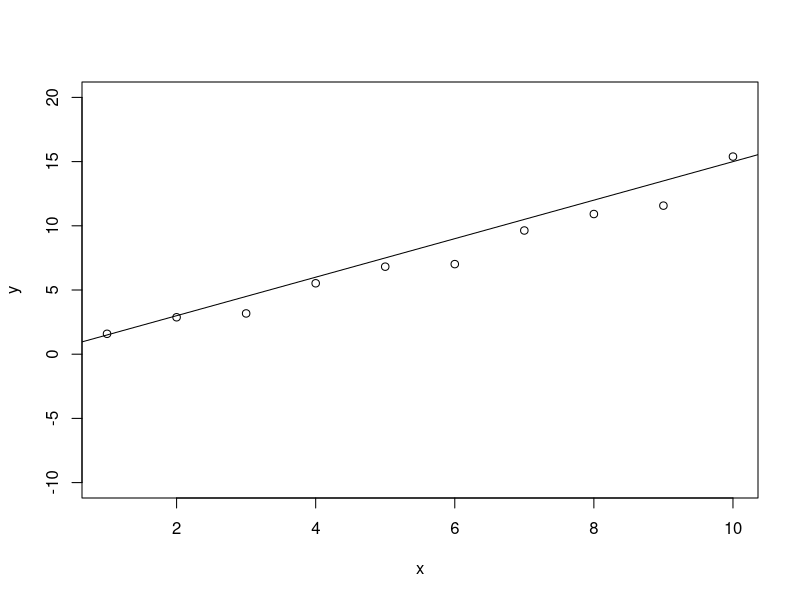

R code for this plot: (Note: this script raises an error after producing the figure.)
df <- as.data.frame(matrix(data=NA, nrow=10, ncol=2))

x=1:10
a=1.5
b=0
y=a*x+b+runif(length(x), -2,2)  

plot(x,y, ylim = c(-10,20))
abline(b,a)

slutcond <- 10
runcond <- 100000
counter <- 0

while(slutcond < runcond) {
  counter = counter+1
  runcond = runcond-1
  print(paste(runcond, "iter:", counter))
}

# hej med dig

# Startværdier
a0 <- 0
b0 <- 0
increment <- 0.15  # Ønsket inkrement for a
max_iter <- 10     # Antal iterationer
distances <- numeric(max_iter + 1)  # Gem distancer her

# While-loopet
i <- 1
convert=T

while (convert == T) {
  # Beregn a og y
  current_a <- a0 + i * increment
  y_current <- current_a * x + b0
  
  # Beregn distancen
  old_distance= distances[i - 1]
  new_distances=sum((y - y_current)^2)
  if(old_distance>new_distances){
    distances[i] = new_distances
  } else{
    print(c("best slope", current_a, "after ", i))
    convert = F
  }
  
  # Tegn linjen
  abline(b0, current_a, col = "green")
  
  # Incrementér tælleren
  i <- i + 1
  Sys.sleep(1)
}

lm(y ~ x)

# Udskriv distancer
print(distances)





# første test

x=1:10
a=1.5
b=0
y=a*x+b+runif(length(x), -2,2)  

plot(x,y, ylim = c(-10,20))
abline(b,a)


a0=0
b0=0
y0=a0*x+b0

dist0=sum((y-y0)^2)
abline(b0,y0)

a1=0+0.1
b1=0
y1=a1*x+b1

dist1=sum((y-y1)^2)
abline(b1,y1)

a2=0+0.3
b2=0
y2=a2*x+b2

dist2=sum((y-y2)^2)
abline(b2,y2)

a3=0+0.5
b3=0
y3=a3*x+b3

dist3=sum((y-y3)^2)
abline(b3,y3)

a4=0+0.7
b4=0
y4=a4*x+b4

dist4=sum((y-y4)^2)
abline(b4,y4)

a5=0+0.9
b5=0
y5=a5*x+b5

dist5=sum((y-y5)^2)
abline(b5,y5)

a6=0+1.1
b6=0
y6=a6*x+b6

dist6=sum((y-y6)^2)
abline(b6,y6)

a7=0+1.3
b7=0
y7=a7*x+b7

dist7=sum((y-y7)^2)
abline(b7,y7)
